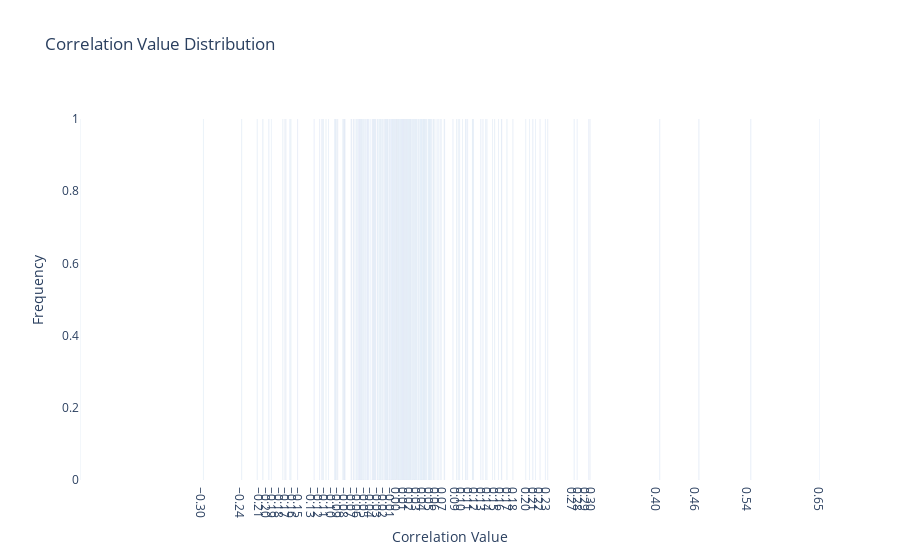

The cell this chart's notebook holds for it:
### Code cell
display_corr_distribution(fraud_df_mv_b_nc)

### Figure 1 — Plotly figure (JSON) as saved in the notebook; plotly's stock layout.template omitted (floating-point values rounded to 4 significant figures; data arrays with more than 128 entries replaced by an {"elided": "..."} marker saying what was removed)
{"data": [{"type": "bar", "x": {"elided": "276 float values"}, "y": {"elided": "276 int values"}}], "layout": {"paper_bgcolor": "rgba(0,0,0,0)", "plot_bgcolor": "rgba(0,0,0,0)", "title": {"text": "Correlation Value Distribution"}, "xaxis": {"showgrid": false, "tickformat": ".2f", "tickvals": {"elided": "276 float values"}, "title": {"text": "Correlation Value"}}, "yaxis": {"showgrid": false, "title": {"text": "Frequency"}}}}
